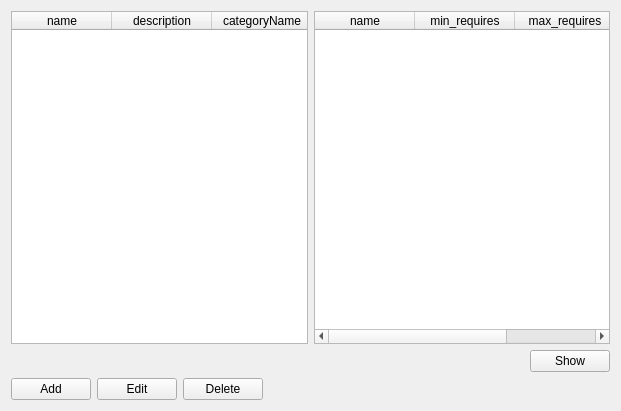
<?xml version="1.0" encoding="UTF-8"?>
<ui version="4.0">
 <class>recipe_content_form</class>
 <widget class="QWidget" name="recipe_content_form">
  <property name="geometry">
   <rect>
    <x>0</x>
    <y>0</y>
    <width>621</width>
    <height>411</height>
   </rect>
  </property>
  <property name="windowTitle">
   <string>Recipe content</string>
  </property>
  <property name="singletonWindow" stdset="0">
   <bool>true</bool>
  </property>
  <layout class="QGridLayout" name="gridLayout">
   <item row="4" column="0">
    <layout class="QHBoxLayout" name="horizontalLayout">
     <item>
      <widget class="QPushButton" name="add">
       <property name="text">
        <string>Add</string>
       </property>
       <property name="form" stdset="0">
        <string notr="true">recipe_content_add?id={id}</string>
       </property>
      </widget>
     </item>
     <item>
      <widget class="QPushButton" name="edit">
       <property name="text">
        <string>Edit</string>
       </property>
       <property name="form" stdset="0">
        <string notr="true">recipe_content_edit?id={id}</string>
       </property>
      </widget>
     </item>
     <item>
      <widget class="QPushButton" name="delete">
       <property name="text">
        <string>Delete</string>
       </property>
       <property name="datasignal:clicked" stdset="0">
        <string notr="true">recipe, RecipeContent</string>
       </property>
       <property name="action" stdset="0">
        <string notr="true">deleteRecipeContent RecipeContent {id={id}; category_id={RecipeContent.selected}}</string>
       </property>
      </widget>
     </item>
     <item>
      <spacer name="horizontalSpacer">
       <property name="orientation">
        <enum>Qt::Horizontal</enum>
       </property>
       <property name="sizeHint" stdset="0">
        <size>
         <width>40</width>
         <height>20</height>
        </size>
       </property>
      </spacer>
     </item>
    </layout>
   </item>
   <item row="1" column="0">
    <layout class="QGridLayout" name="gridLayout_2">
     <item row="1" column="0">
      <layout class="QHBoxLayout" name="horizontalLayout_3"/>
     </item>
     <item row="0" column="2">
      <widget class="QTableWidget" name="RecipeContent">
       <property name="editTriggers">
        <set>QAbstractItemView::NoEditTriggers</set>
       </property>
       <property name="selectionMode">
        <enum>QAbstractItemView::SingleSelection</enum>
       </property>
       <property name="selectionBehavior">
        <enum>QAbstractItemView::SelectRows</enum>
       </property>
       <property name="action" stdset="0">
        <string>RecipeContentListRequest RecipeContent {recipe_id={recipe.selected}}</string>
       </property>
       <property name="synonym:RecipeContent" stdset="0">
        <string notr="true">row</string>
       </property>
       <column>
        <property name="text">
         <string>name</string>
        </property>
       </column>
       <column>
        <property name="text">
         <string>min_requires</string>
        </property>
       </column>
       <column>
        <property name="text">
         <string>max_requires</string>
        </property>
       </column>
      </widget>
     </item>
     <item row="1" column="2">
      <layout class="QHBoxLayout" name="horizontalLayout_4">
       <item>
        <spacer name="horizontalSpacer_2">
         <property name="orientation">
          <enum>Qt::Horizontal</enum>
         </property>
         <property name="sizeHint" stdset="0">
          <size>
           <width>40</width>
           <height>20</height>
          </size>
         </property>
        </spacer>
       </item>
       <item>
        <widget class="QPushButton" name="pushButton">
         <property name="enabled">
          <bool>true</bool>
         </property>
         <property name="text">
          <string>Show</string>
         </property>
         <property name="datasignal:clicked" stdset="0">
          <string>RecipeContent</string>
         </property>
        </widget>
       </item>
      </layout>
     </item>
     <item row="0" column="1">
      <widget class="QTableWidget" name="recipe">
       <property name="horizontalScrollBarPolicy">
        <enum>Qt::ScrollBarAlwaysOff</enum>
       </property>
       <property name="alternatingRowColors">
        <bool>true</bool>
       </property>
       <property name="selectionMode">
        <enum>QAbstractItemView::SingleSelection</enum>
       </property>
       <property name="selectionBehavior">
        <enum>QAbstractItemView::SelectRows</enum>
       </property>
       <property name="showGrid">
        <bool>true</bool>
       </property>
       <property name="gridStyle">
        <enum>Qt::DotLine</enum>
       </property>
       <property name="sortingEnabled">
        <bool>true</bool>
       </property>
       <property name="dataslot" stdset="0">
        <string notr="true">recipe</string>
       </property>
       <property name="action" stdset="0">
        <string notr="true">RecipeListRequest recipe {}</string>
       </property>
       <attribute name="horizontalHeaderShowSortIndicator" stdset="0">
        <bool>true</bool>
       </attribute>
       <attribute name="verticalHeaderStretchLastSection">
        <bool>false</bool>
       </attribute>
       <column>
        <property name="text">
         <string>name</string>
        </property>
       </column>
       <column>
        <property name="text">
         <string>description</string>
        </property>
       </column>
       <column>
        <property name="text">
         <string>categoryName</string>
        </property>
       </column>
       <column>
        <property name="text">
         <string>creationDate</string>
        </property>
       </column>
       <column>
        <property name="text">
         <string>comment</string>
        </property>
       </column>
      </widget>
     </item>
    </layout>
   </item>
  </layout>
 </widget>
 <tabstops>
  <tabstop>recipe</tabstop>
  <tabstop>RecipeContent</tabstop>
  <tabstop>pushButton</tabstop>
  <tabstop>add</tabstop>
  <tabstop>edit</tabstop>
  <tabstop>delete</tabstop>
 </tabstops>
 <resources/>
 <connections>
  <connection>
   <sender>recipe</sender>
   <signal>itemSelectionChanged()</signal>
   <receiver>pushButton</receiver>
   <slot>click()</slot>
   <hints>
    <hint type="sourcelabel">
     <x>213</x>
     <y>250</y>
    </hint>
    <hint type="destinationlabel">
     <x>554</x>
     <y>357</y>
    </hint>
   </hints>
  </connection>
 </connections>
</ui>
